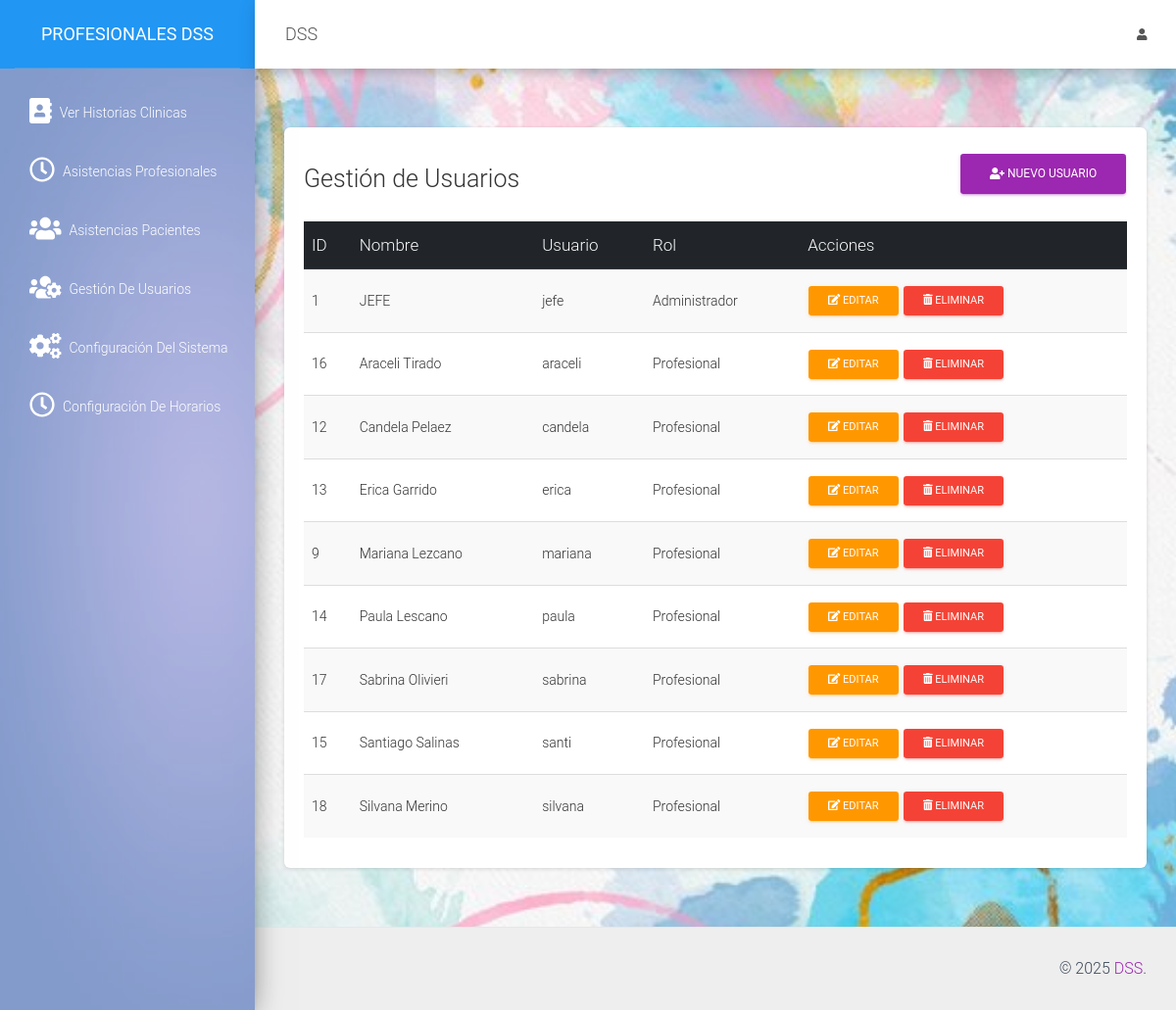
Page /src/gestion_usuarios.php (signed in) on the earlier database version.
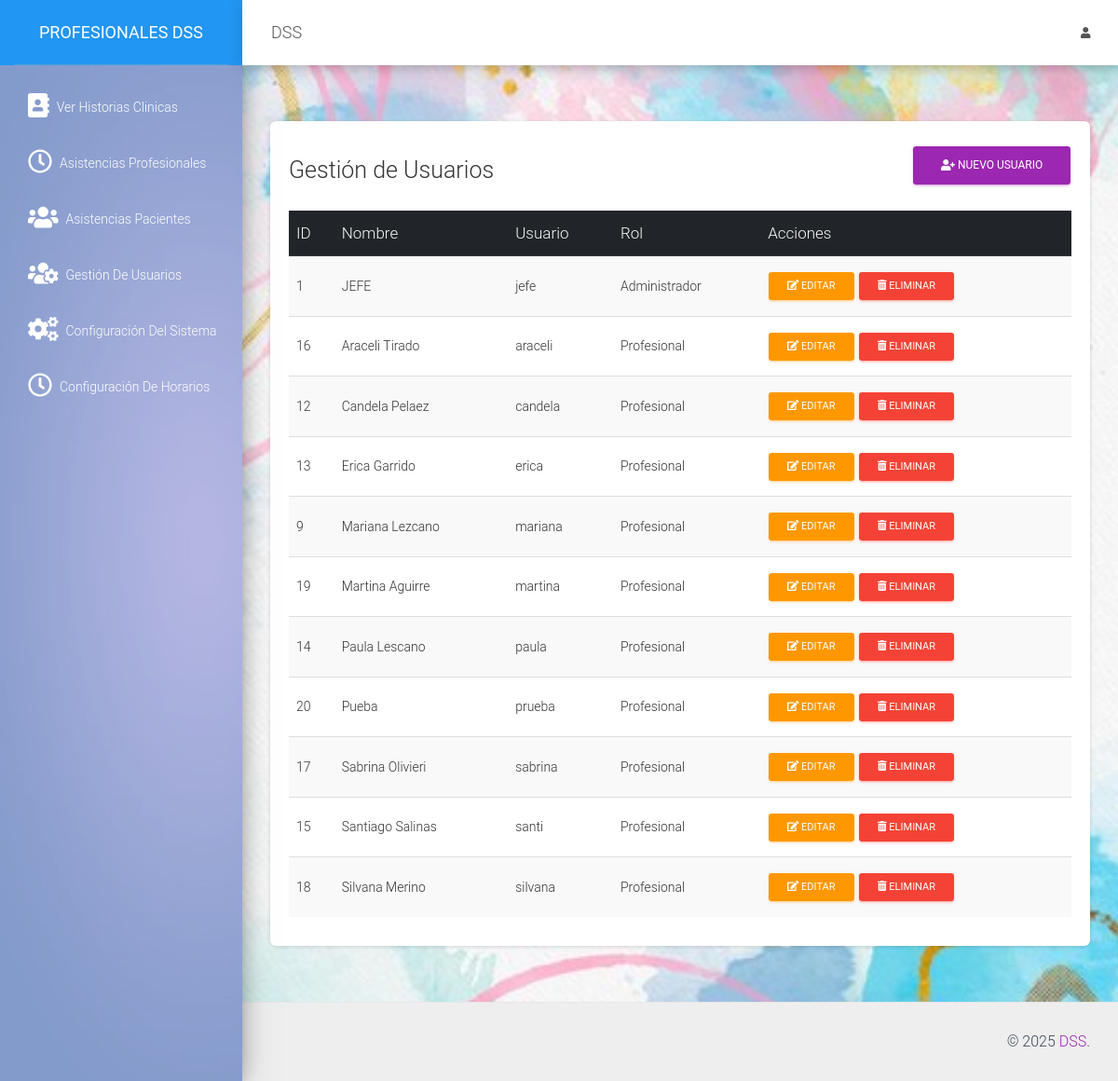
Same page on the later database version.
### tables this page shows
CREATE TABLE `usuario` (
  `idusuario` int(11) NOT NULL,
  `nombre` varchar(100) NOT NULL,
  `usuario` varchar(20) NOT NULL,
  `clave` varchar(50) NOT NULL,
  `rol` int(11) NOT NULL
);

### src/gestion_usuarios.php (the view, shortened to what this page needs)
<?php
include "../conexion.php";
include_once "includes/header.php";
?>
<div class="card">
    <div class="card-body">
        <div class="row mb-3">
            <div class="col-md-12 d-flex justify-content-between align-items-center">
                <h3>Gestión de Usuarios</h3>
                <a href="crear_usuario.php" class="btn btn-primary">
                    <i class="fas fa-user-plus"></i> Nuevo Usuario
                </a>
            </div>
        </div>
        <div class="table-responsive">
            <table class="table table-hover table-striped">
                <thead class="thead-dark">
                    <tr>
                        <th>ID</th>
                        <th>Nombre</th>
                        <th>Usuario</th>
                        <th>Rol</th>
                        <th>Acciones</th>
                    </tr>
                </thead>
                <tbody>
                    <?php
                    $query = mysqli_query($conexion, "SELECT * FROM usuario ORDER BY rol ASC, nombre ASC");
                    if(mysqli_num_rows($query) > 0) {
                        while($usuario = mysqli_fetch_assoc($query)) {
                            $rol_texto = '';
                            switch($usuario['rol']) {
                                case 1: $rol_texto = 'Administrador'; break;
                                case 2: $rol_texto = 'Profesional'; break;
                            }
                            ?>
                            <tr>
                                <td><?php echo $usuario['idusuario']; ?></td>
                                <td><?php echo $usuario['nombre']; ?></td>
                                <td><?php echo $usuario['usuario']; ?></td>
                                <td><?php echo $rol_texto; ?></td>
                                <td>
                                    <a href="editar_usuario.php?id=<?php echo $usuario['idusuario']; ?>" class="btn btn-sm btn-warning">
                                        <i class="fas fa-edit"></i> Editar
                                    </a>
                                    <a href="gestion_usuarios.php?accion=eliminar&id=<?php echo $usuario['idusuario']; ?>"
                                       class="btn btn-sm btn-danger"
                                       onclick="return confirm('ADVERTENCIA: Esta acción puede ser irreversible. ¿Está seguro de que desea eliminar este usuario?')">
                                        <i class="fas fa-trash-alt"></i> Eliminar
                                    </a>
                                </td>
                            </tr>
                            <?php
                        }
                    } else {
                        ?>
                        <tr>
                            <td colspan="7" class="text-center">No hay usuarios registrados</td>
                        </tr>
                        <?php
                    }
                    ?>
                </tbody>
            </table>
        </div>
    </div>
</div>
<?php include_once "includes/footer.php"; ?>

### src/includes/header.php (shortened to what this page needs)
<!DOCTYPE html>
<html lang="es">
<head>
    <link href="../assets/css/material-dashboard.css" rel="stylesheet" />
    <link href="../assets/css/dataTables.bootstrap4.min.css" rel="stylesheet" />
    <link rel="stylesheet" href="../assets/js/jquery-ui/jquery-ui.min.css">
</head>
<body>
    <div class="wrapper ">
        <div class="sidebar" data-color="purple" data-background-color="blue" data-image="../assets/img/sidebar.jpg">
            <div class="logo bg-primary"><a href="./" class="simple-text logo-normal">
                    Profesionales DSS
                </a></div>
            <div class="sidebar-wrapper">
                <ul class="nav">
                    <?php if($_SESSION['rol']==2 || $_SESSION['rol']==1){ ?>
                    <li class="nav-item">
                        <a class="nav-link d-flex" href="historias_clinicas.php">
                            <i class="fa fa-address-book mr-2 fa-2x"></i>
                            <p> Ver Historias Clinicas</p>
                        </a>
                    </li>
                    <?php }?>
                    <?php if($_SESSION['rol']==1){ ?>
                    <li class="nav-item">
                        <a class="nav-link d-flex" href="asistencias_profesionales.php">
                            <i class="far fa-clock mr-2 fa-2x"></i>
                            <p> Asistencias Profesionales</p>
                        </a>
                    </li>
                    <?php }?>
                    <?php if($_SESSION['rol']==1){ ?>
                    <li class="nav-item">
                        <a class="nav-link d-flex" href="asistencias_pacientes.php">
                            <i class="fas fa-users mr-2 fa-2x"></i>
                            <p> Asistencias Pacientes</p>
                        </a>
                    </li>
                    <?php }?>
                    <?php if($_SESSION['rol']==1){ ?>
                    <li class="nav-item">
                        <a class="nav-link d-flex" href="gestion_usuarios.php">
                            <i class="fas fa-users-cog mr-2 fa-2x"></i>
                            <p> Gestión de Usuarios</p>
                        </a>
                    </li>
                    <?php }?>
                    <?php if($_SESSION['rol']==1){ ?>
                    <li class="nav-item">
                        <a class="nav-link d-flex" href="configuracion_sistema.php">
                            <i class="fas fa-cogs mr-2 fa-2x"></i>
                            <p> Configuración del Sistema</p>
                        </a>
                    </li>
                    <?php }?>
                    <?php if($_SESSION['rol']==1){ ?>
                    <li class="nav-item">
                        <a class="nav-link d-flex" href="configuracion_horarios.php">
                            <i class="far fa-clock mr-2 fa-2x"></i>
                            <p> Configuración de Horarios</p>
                        </a>
                    </li>
                    <?php }?>
                </ul>
            </div>
        </div>
        <div class="main-panel">
            <nav class="navbar navbar-expand-lg navbar-absolute fixed-top">
                <div class="container-fluid">
                    <div class="navbar-wrapper">
                        <a class="navbar-brand" href="javascript:;">DSS</a>
                    </div>
                    <div class="collapse navbar-collapse justify-content-end">
                        <ul class="navbar-nav">
                            <li class="nav-item dropdown">
                                <a class="nav-link" href="javascript:;" id="navbarDropdownProfile" data-toggle="dropdown" aria-haspopup="true" aria-expanded="false">
                                    <i class="fas fa-user"></i>
                                </a>
                            </li>
                        </ul>
                    </div>
                </div>
            </nav>
            <div class="content bg">
                <div class="container-fluid">

### src/includes/footer.php (shortened to what this page needs)
</div>
</div>
<footer class="footer">
    <div class="container-fluid">
        <div class="copyright float-right">
            &copy;
            <a href="#" target="_blank">DSS</a>.
        </div>
    </div>
</footer>
</div>
</div>
</body>
</html>

Differences in the rows shown:
added usuario: idusuario "19", nombre "Martina Aguirre", usuario "martina", rol "Profesional"
added usuario: idusuario "20", nombre "Pueba", usuario "prueba", rol "Profesional"
